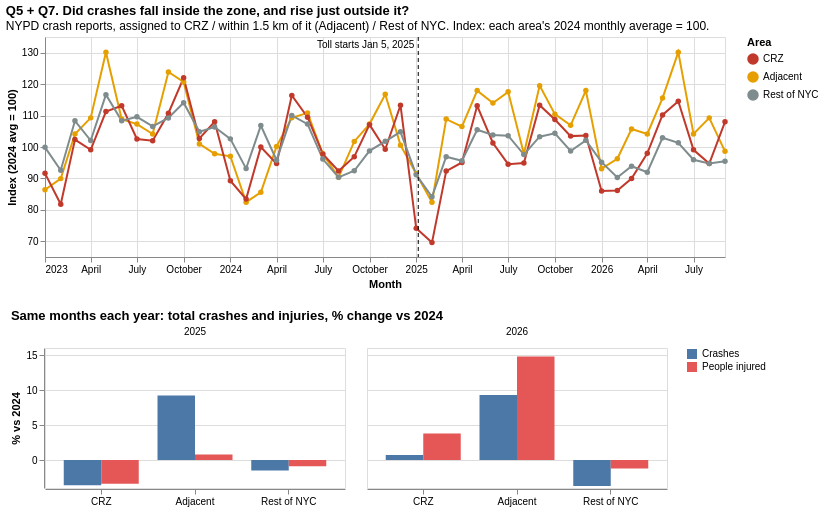

Vega-Lite specification for this chart:
### Vega-Lite specification from a JSON file in a GitHub repository (floating-point values rounded to 4 significant figures; data arrays with more than 128 entries replaced by an {"elided": "..."} marker saying what was removed)
{"$schema": "https://vega.github.io/schema/vega-lite/v5.json", "title": {"text": "Q5 + Q7. Did crashes fall inside the zone, and rise just outside it?", "subtitle": "NYPD crash reports, assigned to CRZ / within 1.5 km of it (Adjacent) / Rest of NYC. Index: each area's 2024 monthly average = 100."}, "params": [{"name": "metric", "value": "crashes", "bind": {"input": "select", "options": ["crashes", "persons_injured", "pedestrians_injured", "cyclist_injured"], "name": "Measure: "}}], "vconcat": [{"width": 680, "height": 220, "layer": [{"data": {"values": {"elided": "135 records"}}, "transform": [{"calculate": "datum[metric]", "as": "value"}, {"calculate": "year(datum.month) == 2024 ? datum.value : null", "as": "v2024"}, {"joinaggregate": [{"op": "mean", "field": "v2024", "as": "base"}], "groupby": ["area"]}, {"calculate": "100 * datum.value / datum.base", "as": "index"}], "mark": {"type": "line", "point": true}, "encoding": {"x": {"field": "month", "type": "temporal", "title": "Month"}, "y": {"field": "index", "type": "quantitative", "title": "Index (2024 avg = 100)", "scale": {"zero": false}}, "color": {"field": "area", "type": "nominal", "title": "Area", "scale": {"domain": ["CRZ", "Adjacent", "Rest of NYC"], "range": ["#c0392b", "#e69f00", "#7f8c8d"]}}, "tooltip": [{"field": "area"}, {"field": "month", "type": "temporal", "format": "%b %Y"}, {"field": "value", "title": "count", "format": ","}, {"field": "index", "format": ".0f"}]}}, {"data": {"values": [{"d": "2025-01-05"}]}, "mark": {"type": "rule", "strokeDash": [4, 3], "color": "black"}, "encoding": {"x": {"field": "d", "type": "temporal"}}}, {"data": {"values": [{"d": "2025-01-05"}]}, "mark": {"type": "text", "align": "right", "dx": -4, "y": 8, "fontSize": 10}, "encoding": {"x": {"field": "d", "type": "temporal"}, "text": {"value": "Toll starts Jan 5, 2025"}}}]}, {"title": "Same months each year: total crashes and injuries, % change vs 2024", "width": 300, "height": 140, "data": {"values": [{"area": "Adjacent", "year": 2023, "crashes": 2444, "persons_injured": 1146, "persons_killed": 6, "pedestrians_injured": 180, "cyclist_injured": 187, "crashes_pct_vs_2024": 10.1, "persons_injured_pct_vs_2024": 2.6, "window": "Jan-Sep"}, {"area": "Adjacent", "year": 2024, "crashes": 2219, "persons_injured": 1117, "persons_killed": 3, "pedestrians_injured": 176, "cyclist_injured": 177, "crashes_pct_vs_2024": 0.0, "persons_injured_pct_vs_2024": 0.0, "window": "Jan-Sep"}, {"area": "Adjacent", "year": 2025, "crashes": 2424, "persons_injured": 1126, "persons_killed": 8, "pedestrians_injured": 170, "cyclist_injured": 187, "crashes_pct_vs_2024": 9.2, "persons_injured_pct_vs_2024": 0.8, "window": "Jan-Sep"}, {"area": "Adjacent", "year": 2026, "crashes": 2426, "persons_injured": 1282, "persons_killed": 8, "pedestrians_injured": 212, "cyclist_injured": 190, "crashes_pct_vs_2024": 9.3, "persons_injured_pct_vs_2024": 14.8, "window": "Jan-Sep"}, {"area": "CRZ", "year": 2023, "crashes": 5021, "persons_injured": 2376, "persons_killed": 9, "pedestrians_injured": 628, "cyclist_injured": 615, "crashes_pct_vs_2024": 3.9, "persons_injured_pct_vs_2024": 1.6, "window": "Jan-Sep"}, {"area": "CRZ", "year": 2024, "crashes": 4833, "persons_injured": 2338, "persons_killed": 16, "pedestrians_injured": 688, "cyclist_injured": 636, "crashes_pct_vs_2024": 0.0, "persons_injured_pct_vs_2024": 0.0, "window": "Jan-Sep"}, {"area": "CRZ", "year": 2025, "crashes": 4657, "persons_injured": 2258, "persons_killed": 10, "pedestrians_injured": 677, "cyclist_injured": 619, "crashes_pct_vs_2024": -3.6, "persons_injured_pct_vs_2024": -3.4, "window": "Jan-Sep"}, {"area": "CRZ", "year": 2026, "crashes": 4868, "persons_injured": 2426, "persons_killed": 12, "pedestrians_injured": 731, "cyclist_injured": 642, "crashes_pct_vs_2024": 0.7, "persons_injured_pct_vs_2024": 3.8, "window": "Jan-Sep"}, {"area": "Rest of NYC", "year": 2023, "crashes": 58838, "persons_injured": 33154, "persons_killed": 161, "pedestrians_injured": 5310, "cyclist_injured": 2873, "crashes_pct_vs_2024": 6.6, "persons_injured_pct_vs_2024": 0.6, "window": "Jan-Sep"}, {"area": "Rest of NYC", "year": 2024, "crashes": 55217, "persons_injured": 32952, "persons_killed": 152, "pedestrians_injured": 5360, "cyclist_injured": 2700, "crashes_pct_vs_2024": 0.0, "persons_injured_pct_vs_2024": 0.0, "window": "Jan-Sep"}, {"area": "Rest of NYC", "year": 2025, "crashes": 54415, "persons_injured": 32643, "persons_killed": 151, "pedestrians_injured": 5364, "cyclist_injured": 2602, "crashes_pct_vs_2024": -1.5, "persons_injured_pct_vs_2024": -0.9, "window": "Jan-Sep"}, {"area": "Rest of NYC", "year": 2026, "crashes": 53190, "persons_injured": 32570, "persons_killed": 135, "pedestrians_injured": 5305, "cyclist_injured": 2590, "crashes_pct_vs_2024": -3.7, "persons_injured_pct_vs_2024": -1.2, "window": "Jan-Sep"}]}, "transform": [{"filter": "datum.year > 2024"}, {"fold": ["crashes_pct_vs_2024", "persons_injured_pct_vs_2024"], "as": ["measure", "pct"]}, {"calculate": "datum.measure == 'crashes_pct_vs_2024' ? 'Crashes' : 'People injured'", "as": "measure"}], "mark": "bar", "encoding": {"x": {"field": "area", "type": "nominal", "title": null, "sort": ["CRZ", "Adjacent", "Rest of NYC"], "axis": {"labelAngle": 0}}, "xOffset": {"field": "measure"}, "column": {"field": "year", "type": "ordinal", "title": null}, "y": {"field": "pct", "type": "quantitative", "title": "% vs 2024"}, "color": {"field": "measure", "type": "nominal", "title": null, "scale": {"range": ["#4c78a8", "#e45756"]}}, "tooltip": [{"field": "area"}, {"field": "year"}, {"field": "measure"}, {"field": "pct"}, {"field": "window"}]}}], "resolve": {"scale": {"color": "independent"}}}
